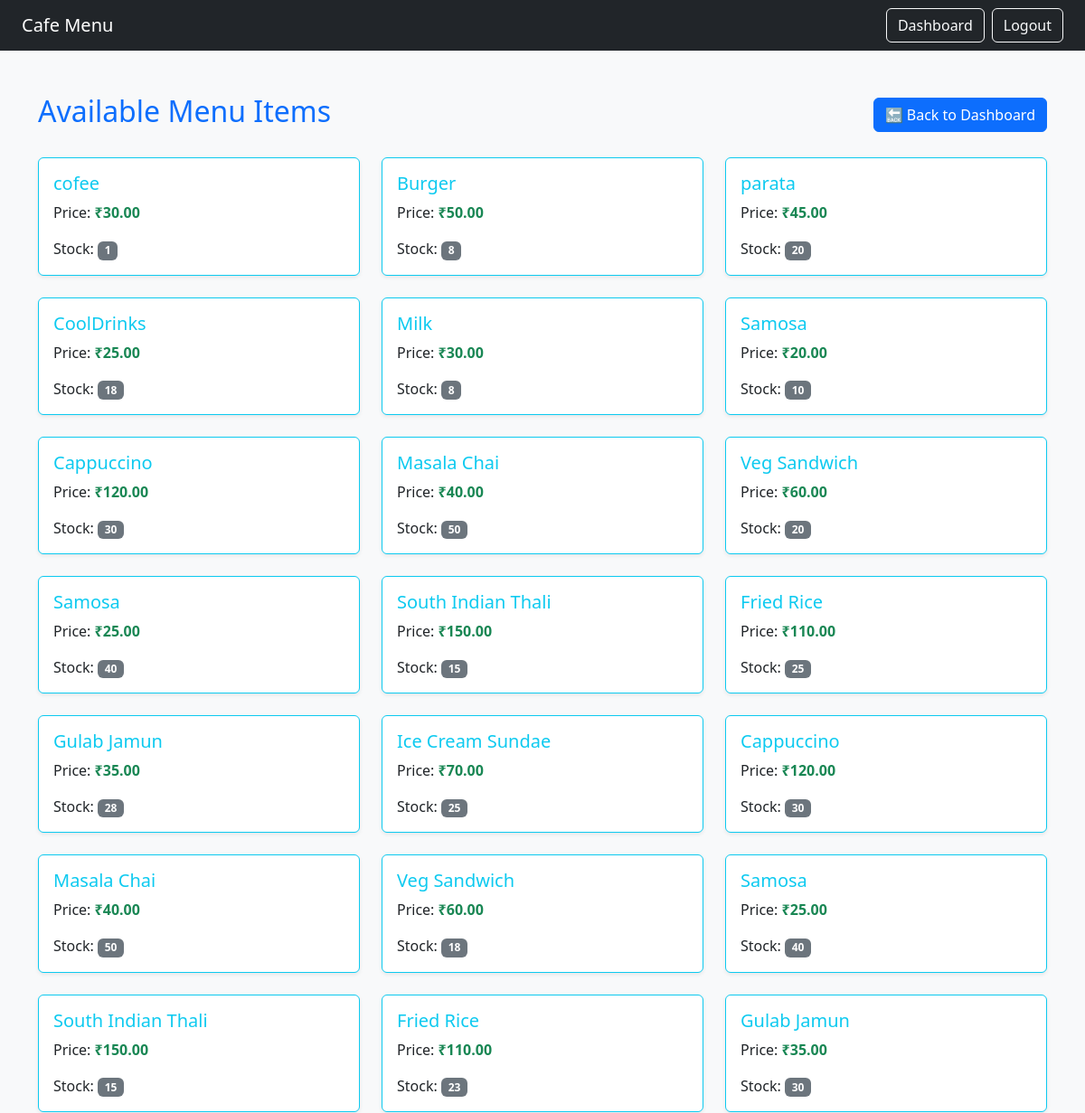
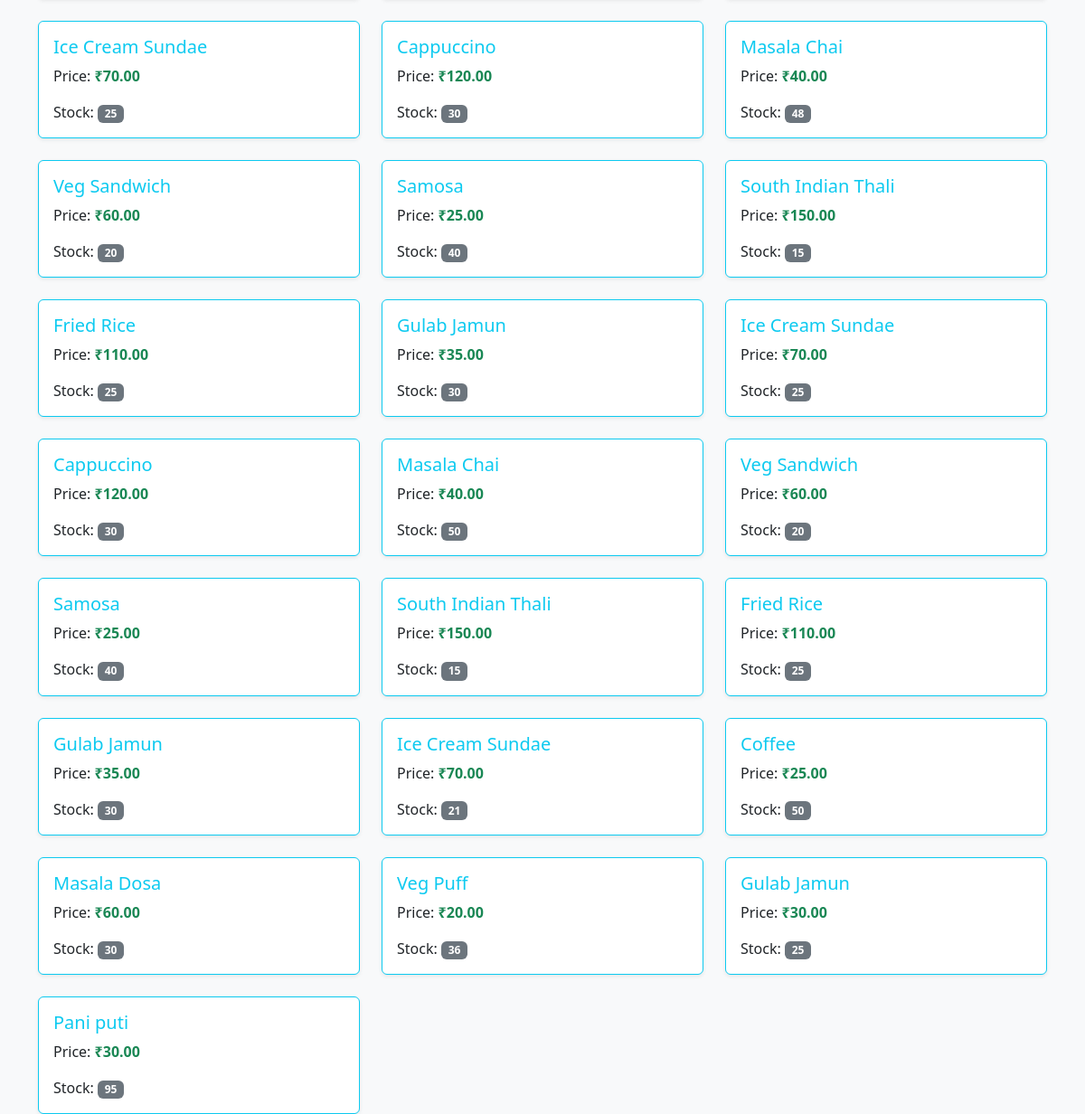
The page /menu/ (signed in) on the database its author committed (2 pictures, top to bottom).
### cafe_app/models.py (models this page shows, shortened)
class MenuItem(models.Model):
    CATEGORY_CHOICES = [
        ('beverage', 'Beverage'),
        ('snack', 'Snack'),
        ('meal', 'Meal'),
        ('dessert', 'Dessert'),
    ]
    name = models.CharField(max_length=100)
    category = models.CharField(max_length=50, choices=CATEGORY_CHOICES)
    description = models.TextField(null=True, blank=True)
    price = models.DecimalField(max_digits=6, decimal_places=2)
    available = models.BooleanField(default=True)
    stock = models.PositiveIntegerField()

### cafe_app/views.py (the view)
# urls.py: path('menu/', views.menu_view, name='menu'),
@login_required
def menu_view(request):
    items = MenuItem.objects.all()
    return render(request, 'cafe_app/menu.html', {'items': items})

### cafe_app/templates/cafe_app/menu.html (shortened to what this page needs)
<!DOCTYPE html>
<html lang="en">
<head>
    <link href="https://cdn.jsdelivr.net/npm/bootstrap@5.3.2/dist/css/bootstrap.min.css" rel="stylesheet">
</head>
<body class="bg-light">
    <nav class="navbar navbar-expand-lg navbar-dark bg-dark px-4">
        <a class="navbar-brand" href="#">Cafe Menu</a>
        <div class="collapse navbar-collapse justify-content-end">
            <a href="{% url 'dashboard' %}" class="btn btn-outline-light me-2">Dashboard</a>
            <a href="{% url 'logout' %}" class="btn btn-outline-light">Logout</a>
        </div>
    </nav>
    <div class="container mt-5">
        <div class="d-flex justify-content-between align-items-center mb-4">
            <h2 class="text-primary">Available Menu Items</h2>
            <a href="{% url 'dashboard' %}" class="btn btn-primary">🔙 Back to Dashboard</a>
        </div>
        {% if items %}
            <div class="row row-cols-1 row-cols-md-3 g-4">
                {% for item in items %}
                    <div class="col">
                        <div class="card h-100 shadow-sm border-info menu-card">
                            <div class="card-body">
                                <h5 class="card-title text-info">{{ item.name }}</h5>
                                <p class="card-text">Price: <strong class="text-success">₹{{ item.price }}</strong></p>
                                <p class="card-text">Stock: <span class="badge bg-secondary">{{ item.stock }}</span></p>
                            </div>
                        </div>
                    </div>
                {% endfor %}
            </div>
        {% else %}
            <div class="alert alert-warning mt-4" role="alert">
                No items available in the menu.
            </div>
        {% endif %}
    </div>
</body>
</html>

### cafe_app/templates/cafe_app/menu.html (style rules this page uses)
.menu-card { transition: transform 0.3s ease, box-shadow 0.3s ease; }

### rows shown on the page
MenuItem: name "cofee", price "30.00", stock "1"
MenuItem: name "Burger", price "50.00", stock "8"
MenuItem: name "parata", price "45.00", stock "20"
MenuItem: name "CoolDrinks", price "25.00", stock "18"
MenuItem: name "Milk", price "30.00", stock "8"
MenuItem: name "Samosa", price "20.00", stock "10"
MenuItem: name "Cappuccino", price "120.00", stock "30"
MenuItem: name "Masala Chai", price "40.00", stock "50"
MenuItem: name "Veg Sandwich", price "60.00", stock "20"
MenuItem: name "Samosa", price "25.00", stock "40"
MenuItem: name "South Indian Thali", price "150.00", stock "15"
MenuItem: name "Fried Rice", price "110.00", stock "25"
MenuItem: name "Gulab Jamun", price "35.00", stock "28"
MenuItem: name "Ice Cream Sundae", price "70.00", stock "25"
MenuItem: name "Cappuccino", price "120.00", stock "30"
MenuItem: name "Masala Chai", price "40.00", stock "50"
MenuItem: name "Veg Sandwich", price "60.00", stock "18"
MenuItem: name "Samosa", price "25.00", stock "40"
MenuItem: name "South Indian Thali", price "150.00", stock "15"
MenuItem: name "Fried Rice", price "110.00", stock "23"
MenuItem: name "Gulab Jamun", price "35.00", stock "30"
MenuItem: name "Ice Cream Sundae", price "70.00", stock "25"
MenuItem: name "Cappuccino", price "120.00", stock "30"
MenuItem: name "Masala Chai", price "40.00", stock "48"
MenuItem: name "Veg Sandwich", price "60.00", stock "20"
MenuItem: name "Samosa", price "25.00", stock "40"
MenuItem: name "South Indian Thali", price "150.00", stock "15"
MenuItem: name "Fried Rice", price "110.00", stock "25"
MenuItem: name "Gulab Jamun", price "35.00", stock "30"
MenuItem: name "Ice Cream Sundae", price "70.00", stock "25"
MenuItem: name "Cappuccino", price "120.00", stock "30"
MenuItem: name "Masala Chai", price "40.00", stock "50"
MenuItem: name "Veg Sandwich", price "60.00", stock "20"
MenuItem: name "Samosa", price "25.00", stock "40"
MenuItem: name "South Indian Thali", price "150.00", stock "15"
MenuItem: name "Fried Rice", price "110.00", stock "25"
MenuItem: name "Gulab Jamun", price "35.00", stock "30"
MenuItem: name "Ice Cream Sundae", price "70.00", stock "21"
MenuItem: name "Coffee", price "25.00", stock "50"
MenuItem: name "Masala Dosa", price "60.00", stock "30"
MenuItem: name "Veg Puff", price "20.00", stock "36"
MenuItem: name "Gulab Jamun", price "30.00", stock "25"
MenuItem: name "Pani puti", price "30.00", stock "95"
